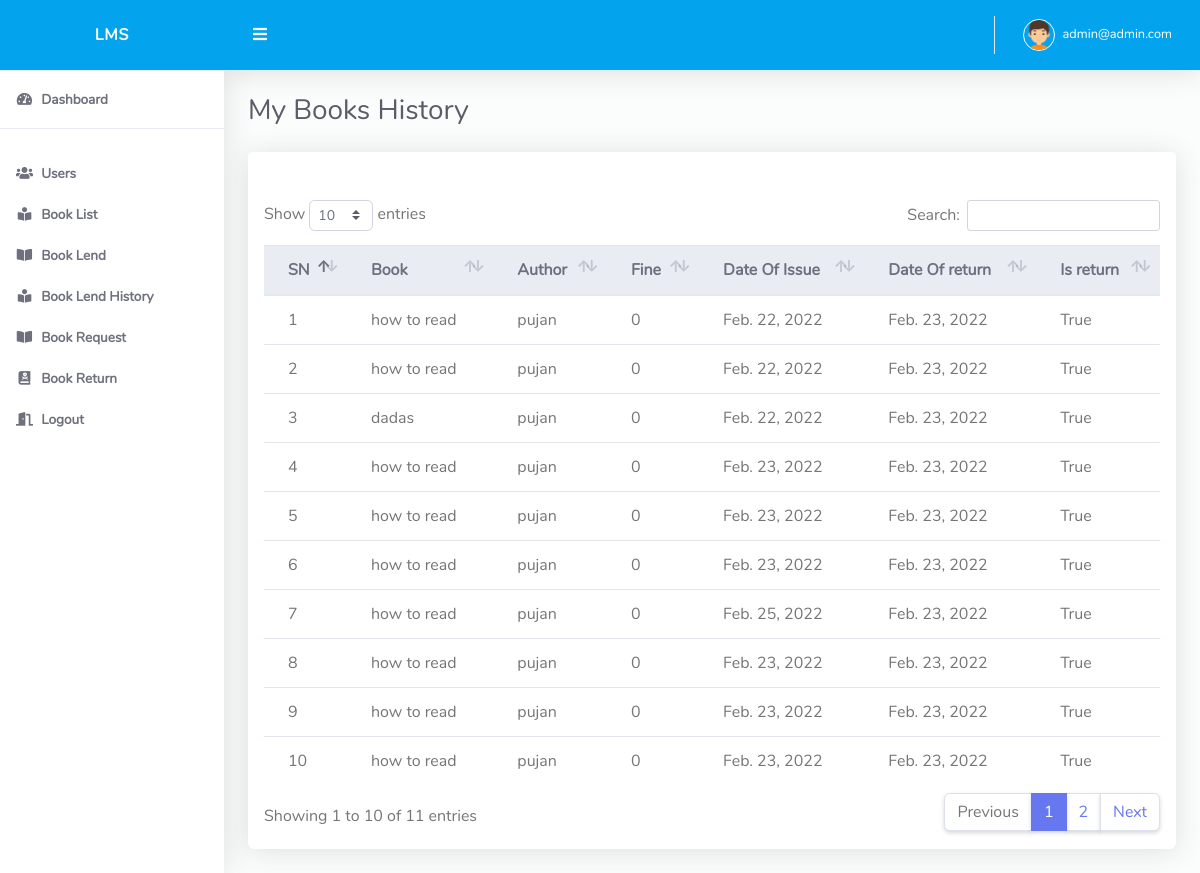
The app's page /userdash/book/history/ (signed in) with its own data.
### accounts/models.py (models this page shows, shortened)
class MyUser(AbstractBaseUser):
    email = models.EmailField(
        verbose_name='email address',
        max_length=255,
        unique=True,
    )
    is_active = models.BooleanField(default=True)
    is_admin = models.BooleanField(default=False)
    is_staff_member = models.BooleanField(default=False)
    last_login = models.DateTimeField(blank=True, null=True, verbose_name="last login")
    is_email_verified = models.BooleanField(default=False)
    is_user_verified = models.BooleanField(default=False)
    objects = MyUserManager()
    USERNAME_FIELD = 'email'
    REQUIRED_FIELDS = []
    class Meta:
        verbose_name = 'User'
        verbose_name_plural = 'Users'
    def __str__(self):
        return self.email

### books/models.py (models this page shows, shortened)
class LendBook(models.Model):
    user = models.ForeignKey(MyUser, on_delete=models.PROTECT)
    book = models.ForeignKey(BookCopies, on_delete=models.PROTECT)
    date_of_issue = models.DateField(auto_now_add=True)
    date_of_return = models.DateField(null=True, blank=True)
    fine = models.IntegerField(default=0)
    is_return = models.BooleanField(default=False)

class BookCopies(models.Model):
    book = models.ForeignKey(Book, on_delete=models.PROTECT)
    isbn = models.CharField(max_length=17, unique=True)
    rfid = models.CharField(max_length=20, unique=True, blank=True, null=True)
    is_book_lost = models.BooleanField(default=False)
    is_book_available = models.BooleanField(default=True)

class Book(models.Model):
    author = models.CharField(max_length=100)
    title = models.CharField(max_length=500)
    category = models.ForeignKey(BookCategory, on_delete=models.PROTECT)
    publication_name = models.CharField(max_length=300, blank=True, null=True)
    publication_date = models.DateField()

### user_dash/views.py (the view)
# urls.py: path('book/history/',views.MyBookLendHistory.as_view(),name='book_history')
@method_decorator(is_user(), name='dispatch')
class MyBookLendHistory(ListView):
    model = LendBook
    template_name = 'user_dash/my_book_history.html'
    context_object_name = 'books'
    def get_queryset(self):
        books = LendBook.objects.filter(user=self.request.user)
        for book in books:
            if not book.is_return:
                diff_days = (((date.today() - book.date_of_issue)).days)
                if diff_days > 5:
                    book.fine = (diff_days - 5) * 5
        return books

### decorator.py (called while the page is built)
def is_user():
    def decorator(view_function):
        def wrap(request, *args, **kwargs):
            if request.user.is_authenticated:
                if request.user.is_email_verified:
                    if not request.user.is_user_verified:
                        return HttpResponse('please contact your admin verify your account')
                    if Profiles.objects.filter(user__email=request.user).exists():
                        return view_function(request, *args, **kwargs)
                    else:
                        return redirect('user_dash:profile_create')
                else:
                    return redirect('accounts:verify_email')
            else:
                return redirect('accounts:login')
        return wrap
    return decorator

### user_dash/templates/user_dash/my_book_history.html (shortened to what this page needs)
{% extends 'base.html' %}
{% load static %}
{% block body %}
    <div class="d-sm-flex align-items-center justify-content-between mb-4">
        <h1 class="h3 mb-0 text-gray-800">My Books History</h1>
    </div>
    <div class="row">
        <div class="col-lg-12">
            <div class="card mb-4">
                <div class="card-header py-3 d-flex flex-row align-items-center justify-content-between">
                </div>
                <div class="table-responsive p-3">
                    <table class="table align-items-center table-flush table-hover" id="dataTableHover">
                        <thead class="thead-light">
                        <tr>
                            <th>SN</th>
                            <th>Book</th>
                            <th>Author</th>
                            <th>Fine</th>
                            <th>Date Of Issue</th>
                            <th>Date Of return</th>
                            <th>Is return</th>
                        </tr>
                        </thead>
                        <tbody>
                        {% for book in books %}
                            <tr>
                                <td>{{ forloop.counter }}</td>
                                <td>{{ book.book.book.title }}</td>
                                <td>{{ book.book.book.author }}</td>
                                <td>{{ book.fine }}</td>
                                <td>{{ book.date_of_issue }}</td>
                                <td>{{ book.date_of_return }}</td>
                                <td>{{ book.is_return }}</td>
                            </tr>
                        {% endfor %}
                        </tbody>
                    </table>
                </div>
            </div>
        </div>
    </div>
{% endblock %}

### templates/base.html (shortened to what this page needs)
{% load static %}
<!DOCTYPE html>
<html lang="en">
<head>
    <link href="{% static 'dashboard/vendor/fontawesome-free/css/all.min.css' %}" rel="stylesheet" type="text/css">
    <link href="{% static 'dashboard/vendor/bootstrap/css/bootstrap.min.css' %}" rel="stylesheet" type="text/css">
    <link href="{% static 'dashboard/css/style.css' %}" rel="stylesheet">
    <link href="{% static 'dashboard/vendor/datatables/dataTables.bootstrap4.min.css' %}" rel="stylesheet">
</head>
<body id="page-top">
<div id="wrapper">
    <ul class="navbar-nav sidebar sidebar-light accordion" id="accordionSidebar">
        <a class="sidebar-brand d-flex align-items-center justify-content-center" href="/">
            <div class="sidebar-brand-text mx-3">LMS</div>
        </a>
        <hr class="sidebar-divider my-0">
        {% if request.user.is_admin %}
            <li class="nav-item active">
                <a class="nav-link" href="{% url 'admin_dash:home' %}">
                    <i class="fas fa-fw fa-tachometer-alt"></i>
                    <span>Dashboard</span></a>
            </li>
            <hr class="sidebar-divider">
            <li class="nav-item active">
                <a class="nav-link" href="{% url 'admin_dash:user_list_view' %}">
                    <i class="fas fa-fw fa-users"></i>
                    <span>Users</span></a>
            </li>
            <li class="nav-item active">
                <a class="nav-link" href="{% url 'admin_dash:book_list' %}">
                    <i class="fas fa-fw fa-book-reader"></i>
                    <span>Book List</span></a>
            </li>
            <li class="nav-item active">
                <a class="nav-link" href="{% url 'admin_dash:student' %}">
                    <i class="fas fa-fw fa-book-open"></i>
                    <span>Book Lend</span></a>
            </li>
            <li class="nav-item active">
                <a class="nav-link" href="{% url 'admin_dash:book_history' %}">
                    <i class="fas fa-fw fa-book-reader"></i>
                    <span>Book Lend History</span></a>
            </li>
            <li class="nav-item active">
                <a class="nav-link" href="{% url 'admin_dash:request_book_view' %}">
                    <i class="fas fa-fw fa-book-open"></i>
                    <span>Book Request</span></a>
            </li>
            <li class="nav-item active">
                <a class="nav-link" href="{% url 'admin_dash:return_book' %}">
                    <i class="fas fa-fw fa-book-dead"></i>
                    <span>Book Return</span></a>
            </li>
            <li class="nav-item active">
                <a class="nav-link" href="{% url 'accounts:logout' %}">
                    <i class="fas fa-fw fa-door-open"></i>
                    <span>Logout</span></a>
            </li>
        {% endif %}
    </ul>
    <div id="content-wrapper" class="d-flex flex-column">
        <div id="content">
            <nav class="navbar navbar-expand navbar-light bg-navbar topbar mb-4 static-top">
                <button id="sidebarToggleTop" class="btn btn-link rounded-circle mr-3">
                    <i class="fa fa-bars"></i>
                </button>
                <ul class="navbar-nav ml-auto">
                    <li class="nav-item dropdown no-arrow">
                        <a class="nav-link dropdown-toggle" href="#" id="userDropdown" role="button"
                           data-toggle="dropdown"
                           aria-haspopup="true" aria-expanded="false">
                            <img class="img-profile rounded-circle" src="{% static 'dashboard/img/boy.png' %}"
                                 style="max-width: 60px">
                            <span class="ml-2 d-none d-lg-inline text-white small">{{ request.user }}</span>
                        </a>
                    </li>
                </ul>
            </nav>
            <div class="container-fluid" id="container-wrapper">
                <div class="row">
                    <div class="col-lg-12">
                        {% block body %}{% endblock %}
                    </div>
                </div>
            </div>
        </div>
    </div>
</div>
</body>
</html>

### static/dashboard/css/style.css (style rules this page uses)
html { position: relative; min-height: 100%; font-family: Nunito }
body { height: 100% }
#wrapper { display: -webkit-box; display: -ms-flexbox; display: flex }
#wrapper #content-wrapper { background-color: #fafdfb; width: 100%; overflow-x: hidden }
#wrapper #content-wrapper #content { -webkit-box-flex: 1; -ms-flex: 1 0 auto; flex: 1 0 auto }
.container, .container-fluid, .container-login { padding-left: 1.5rem; padding-right: 1.5rem }
.text-gray-800 { color: #5a5c69 !important }
.dropdown.no-arrow .dropdown-toggle::after { display: none }
.sidebar .nav-item.dropdown .dropdown-toggle::after, .topbar .nav-item.dropdown .dropdown-toggle::after { width: 1rem; text-align: center; float: right; vertical-align: 0; border: 0; font-weight: 900; content: '\f105'; font-family: 'Font Awesome 5 Free' }
.sidebar .nav-item .nav-link, .topbar .nav-item .nav-link { position: relative }
.sidebar .nav-item .nav-link .img-profile, .topbar .nav-item .nav-link .img-profile { height: 2rem; width: 2rem; border: 1px solid #fafafa }
.topbar { height: 4.375rem; z-index: 2; -webkit-box-shadow: 0 .15rem 1.75rem 0 rgba(58, 59, 69, .15) !important; box-shadow: 0 .15rem 1.75rem 0 rgba(58, 59, 69, .15) !important }
.topbar #sidebarToggleTop { height: 2.5rem; width: 2.5rem; -webkit-box-shadow: 0 0 !important; box-shadow: 0 0 !important }
.topbar .nav-item .nav-link { height: 4.375rem; display: -webkit-box; display: -ms-flexbox; display: flex; -webkit-box-align: center; -ms-flex-align: center; align-items: center; padding: 0 .75rem }
.topbar .dropdown { position: static }
@media (min-width: 576px) { .topbar .dropdown { position: relative } }
.topbar.navbar-light .navbar-nav .nav-item .nav-link { color: #fafafa; transition: all .3s ease-in-out; -webkit-transition: all .3s ease-in-out }
.bg-navbar { background-color: #03a4ed }
.sidebar { min-height: 100vh; width: 14rem !important; background-color: #fff !important; -webkit-box-shadow: 0 .15rem 1.75rem 0 rgba(58, 59, 69, .15) !important; box-shadow: 0 .15rem 1.75rem 0 rgba(58, 59, 69, .15) !important; z-index: 0 }
.sidebar .nav-item { position: relative; margin-bottom: -15px }
.sidebar .nav-item:last-child { margin-bottom: 1rem }
.sidebar .nav-item .nav-link { display: block; width: 100%; text-align: left; padding: 1rem; width: 14rem }
.sidebar .nav-item .nav-link i { font-size: .85rem; margin-right: .25rem }
.sidebar .nav-item .nav-link span { font-size: .85rem; display: inline }
.sidebar .nav-item.active .nav-link { font-weight: 800 }
.sidebar .sidebar-brand { height: 4.375rem; text-decoration: none; font-size: 1rem; font-weight: 800; padding: 1.5rem 1rem; text-align: center; letter-spacing: .05rem; z-index: 1 }
.sidebar hr.sidebar-divider { margin: 1rem 0 1rem 0 }
.sidebar .sidebar-brand .sidebar-brand-text { display: inline }
.sidebar-light .sidebar-brand { color: #fafafa; background-color: #03a4ed }
.sidebar-light hr.sidebar-divider { border-top: 1px solid #eaecf4 }
.sidebar-light .nav-item .nav-link { color: #858796 }
.sidebar-light .nav-item .nav-link i { color: #9e9e9e }
.sidebar-light .nav-item.active .nav-link { color: #6e707e }
.sidebar-light .nav-item.active .nav-link i { color: #6e707e }
.table-flush td, .table-flush th { border-right: 0; border-left: 0 }
.table-flush tbody tr:first-child td, .table-flush tbody tr:first-child th { border-top: 0 }
.table-flush tbody tr:last-child td, .table-flush tbody tr:last-child th { border-bottom: 0 }
.card .table { margin-bottom: 0 }
.card .table td, .card .table th { padding-right: 1.5rem; padding-left: 1.5rem }
.card { -webkit-box-shadow: 0 .15rem 1.75rem 0 rgba(58, 59, 69, .15) !important; box-shadow: 0 .15rem 1.75rem 0 rgba(58, 59, 69, .15) !important }

### records on screen
MyUser: user "admin@admin.com"
LendBook: book.book "how to read", book.book.author "pujan", fine "0", date_of_issue "Feb. 22, 2022", date_of_return "Feb. 23, 2022", is_return "True"
LendBook: book.book "how to read", book.book.author "pujan", fine "0", date_of_issue "Feb. 22, 2022", date_of_return "Feb. 23, 2022", is_return "True"
LendBook: book.book "dadas", book.book.author "pujan", fine "0", date_of_issue "Feb. 22, 2022", date_of_return "Feb. 23, 2022", is_return "True"
LendBook: book.book "how to read", book.book.author "pujan", fine "0", date_of_issue "Feb. 23, 2022", date_of_return "Feb. 23, 2022", is_return "True"
LendBook: book.book "how to read", book.book.author "pujan", fine "0", date_of_issue "Feb. 23, 2022", date_of_return "Feb. 23, 2022", is_return "True"
LendBook: book.book "how to read", book.book.author "pujan", fine "0", date_of_issue "Feb. 23, 2022", date_of_return "Feb. 23, 2022", is_return "True"
LendBook: book.book "how to read", book.book.author "pujan", fine "0", date_of_issue "Feb. 25, 2022", date_of_return "Feb. 23, 2022", is_return "True"
LendBook: book.book "how to read", book.book.author "pujan", fine "0", date_of_issue "Feb. 23, 2022", date_of_return "Feb. 23, 2022", is_return "True"
LendBook: book.book "how to read", book.book.author "pujan", fine "0", date_of_issue "Feb. 23, 2022", date_of_return "Feb. 23, 2022", is_return "True"
LendBook: book.book "how to read", book.book.author "pujan", fine "0", date_of_issue "Feb. 23, 2022", date_of_return "Feb. 23, 2022", is_return "True"
